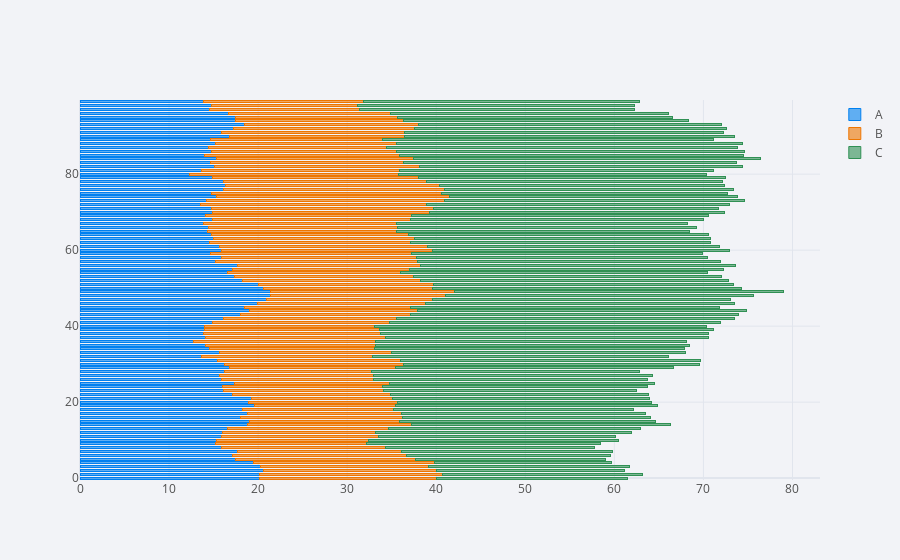

Write notebook code for a chart like this one.
### Code cell
df.iplot(kind = 'barh', barmode='stack', bargap=0.5)
